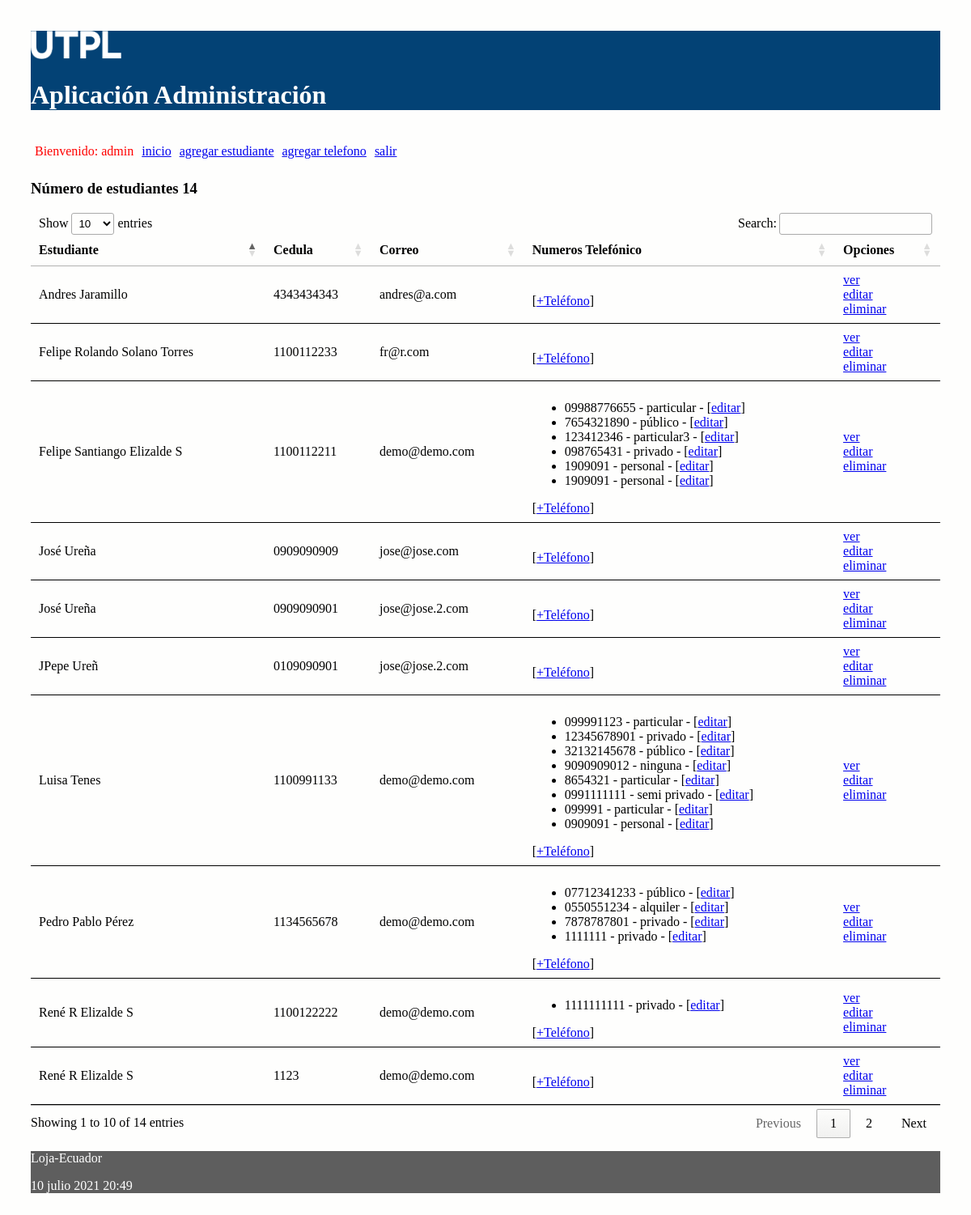
The app's page / (signed in), older data.
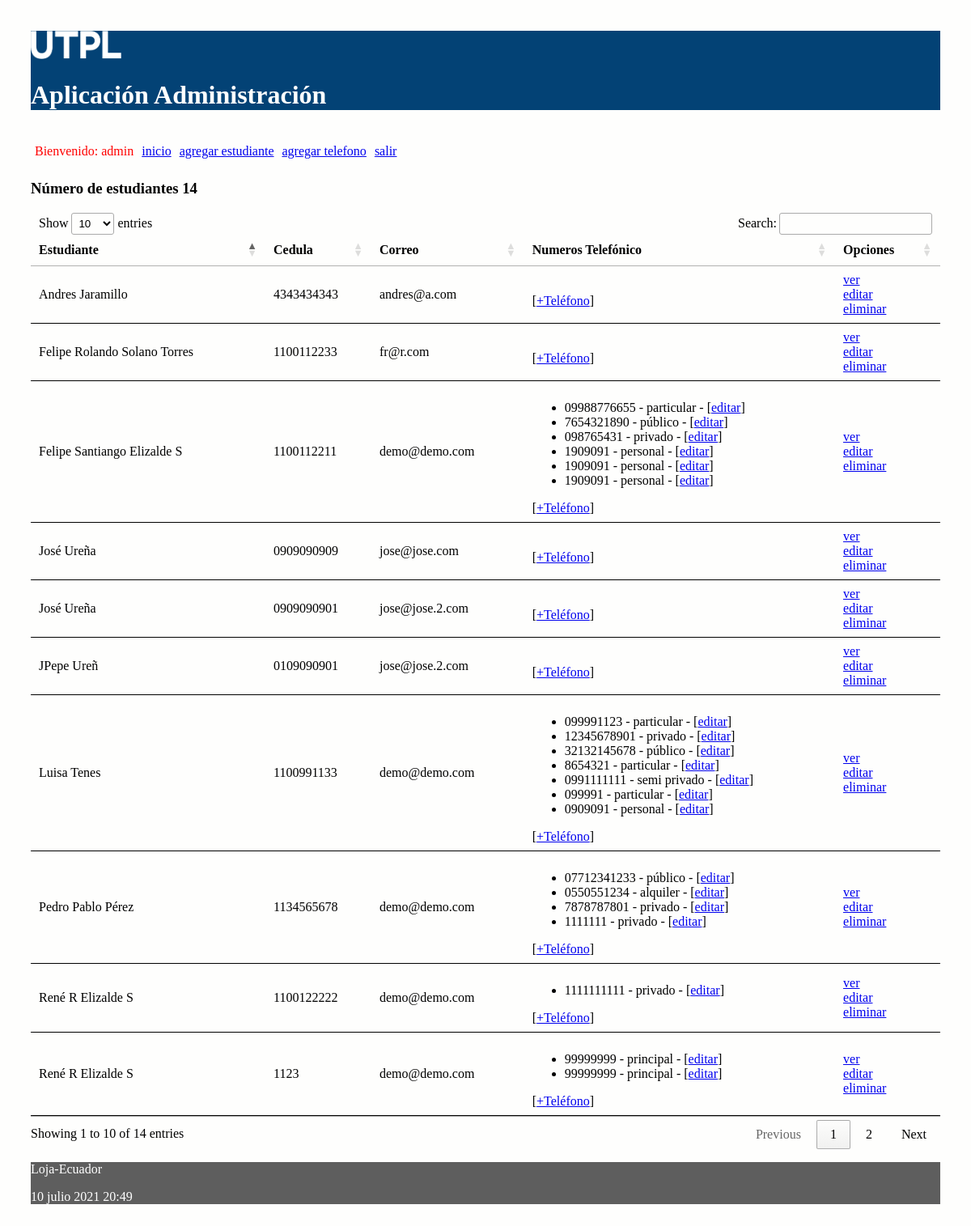
The same page, newer data.
### administrativo/models.py (models this page shows, shortened)
class Estudiante(models.Model):
    nombre = models.CharField(max_length=30)
    apellido = models.CharField(max_length=30)
    cedula = models.CharField(max_length=30, unique=True)
    correo = models.EmailField()

class NumeroTelefonico(models.Model):
    telefono = models.CharField(max_length=100)
    tipo = models.CharField(max_length=100)
    estudiante = models.ForeignKey(Estudiante, on_delete=models.CASCADE,
            related_name="numeros_telefonicos")

### administrativo/views.py (the view)
# urls.py: path('', views.index, name='index'),
def index(request):
    estudiantes = Estudiante.objects.all()
    informacion_template = {'estudiantes': estudiantes, 'numero_estudiantes': len(estudiantes)}
    return render(request, 'index.html', informacion_template)

### administrativo/templates/index.html (shortened to what this page needs)
{% extends "master.html" %}
{% block content %}
<h3>Número de estudiantes {{ numero_estudiantes }}</h3>
<table id="tabla_datos">
  <thead>
    <tr>
      <th>Estudiante</th>
      <th>Cedula</th>
      <th>Correo</th>
      <th>Numeros Telefónico </th>
      <th>Opciones</th>
    </tr>
  </thead>
  {% for e in estudiantes %}
  <tr>
    <td> {{e.nombre}} {{e.apellido}}</td>
    <td> {{e.cedula}}</td>
    <td> {{e.correo}}</td>
    <td>
      <ul>
        {% for t in e.numeros_telefonicos.all %}
          <li>
            <span>{{t.telefono}} - {{t.tipo}} - [<a href="{% url 'editar_numero_telefonico' t.id %}">editar</a>] </span>
          </li>
        {% endfor %}
      </ul>
        [<a href="{% url 'crear_numero_telefonico_estudiante' e.id%}">+Teléfono</a>]
    </td>
    <td> <a href="{% url 'obtener_estudiante' e.id %}">ver</a> <br>
      <a href="{% url 'editar_estudiante' e.id %}">editar</a> <br>
      <a href="{% url 'eliminar_estudiante' e.id %}"
      onclick="return confirm('¿Está seguro de la eliminación?')" >
      eliminar</a>
    </td>
  </tr>
  {% endfor %}
</table>
{% endblock %}

### administrativo/templates/master.html (shortened to what this page needs)
<!DOCTYPE html>
<html>
  <head>
    {% load static %}
    <link rel="stylesheet" type="text/css" href="{% static 'css/estilos.css' %}">
    <link rel="stylesheet" type="text/css" href="https://cdn.datatables.net/1.10.25/css/jquery.dataTables.min.css">
  </head>
  <body>
    {% load socialaccount %}
    {% load account %}
  <header>
    <img src="{% static 'images/logo.png' %}" height="10%" width="10%" alt="My image">
    <h1>Aplicación Administración </h1>
    <nav class="top_menu">
      <ul>
        {% if user.is_authenticated %}
          <li> <span class="nombre_usuario"> Bienvenido: {{user.username}} </span></li>
        {% endif %}
        <li><a href="{% url 'index' %}">inicio</a></li>
        <li><a href="{% url 'crear_estudiante' %}">agregar estudiante</a></li>
        <li><a href="{% url 'crear_numero_telefonico' %}">agregar telefono</a></li>
        {% if user.is_authenticated %}
          <li><a href="{% url 'logout_view' %}">salir</a></li>
        {% else %}
          <li>[<a href="{% url 'login' %}">ingresar</a>]</li>
          <li>[<a href="{% provider_login_url 'github' %}">ingresar con GitHub</a>]</li>
        {% endif %}
      </ul>
    </nav>
  </header>
  <section>
      {% block content %}
      {% endblock %}
  </section>
    <footer>
      <p>Loja-Ecuador</p>
      <p>{% now "j F Y H:i" %}</p>
    </footer>
  </body>
</html>

### administrativo/static/css/estilos.css (style rules this page uses)
body { background: #FEFEFD; padding: 30px; }
header { background: #034275; color: #FFF; }
section { width: 100%; }
th, td { padding: 15px; border-bottom: 1px solid black; }
.nombre_usuario { color: red; }
.top_menu ul { list-style:none; float:left; padding: 5px; width:95%; }
.top_menu ul li { float:left; margin-right:10px; margin-bottom:5px; text: #FFF; }
footer { background: #5E5E5E; color: #FFF; }

Row changes from the older to the newer data that the page shows:
removed NumeroTelefonico: telefono "9090909012", tipo "ninguna", shown under Estudiante "Luisa"
changed Estudiante "Felipe Santiango": loses NumeroTelefonico (telefono "123412346", tipo "particular3")
added NumeroTelefonico: telefono "1909091", tipo "personal", shown under Estudiante "Felipe Santiango"
added NumeroTelefonico: telefono "99999999", tipo "principal", shown under Estudiante (number 5 of 10 on the later page)
added NumeroTelefonico: telefono "99999999", tipo "principal", shown under Estudiante (number 5 of 10 on the later page)
